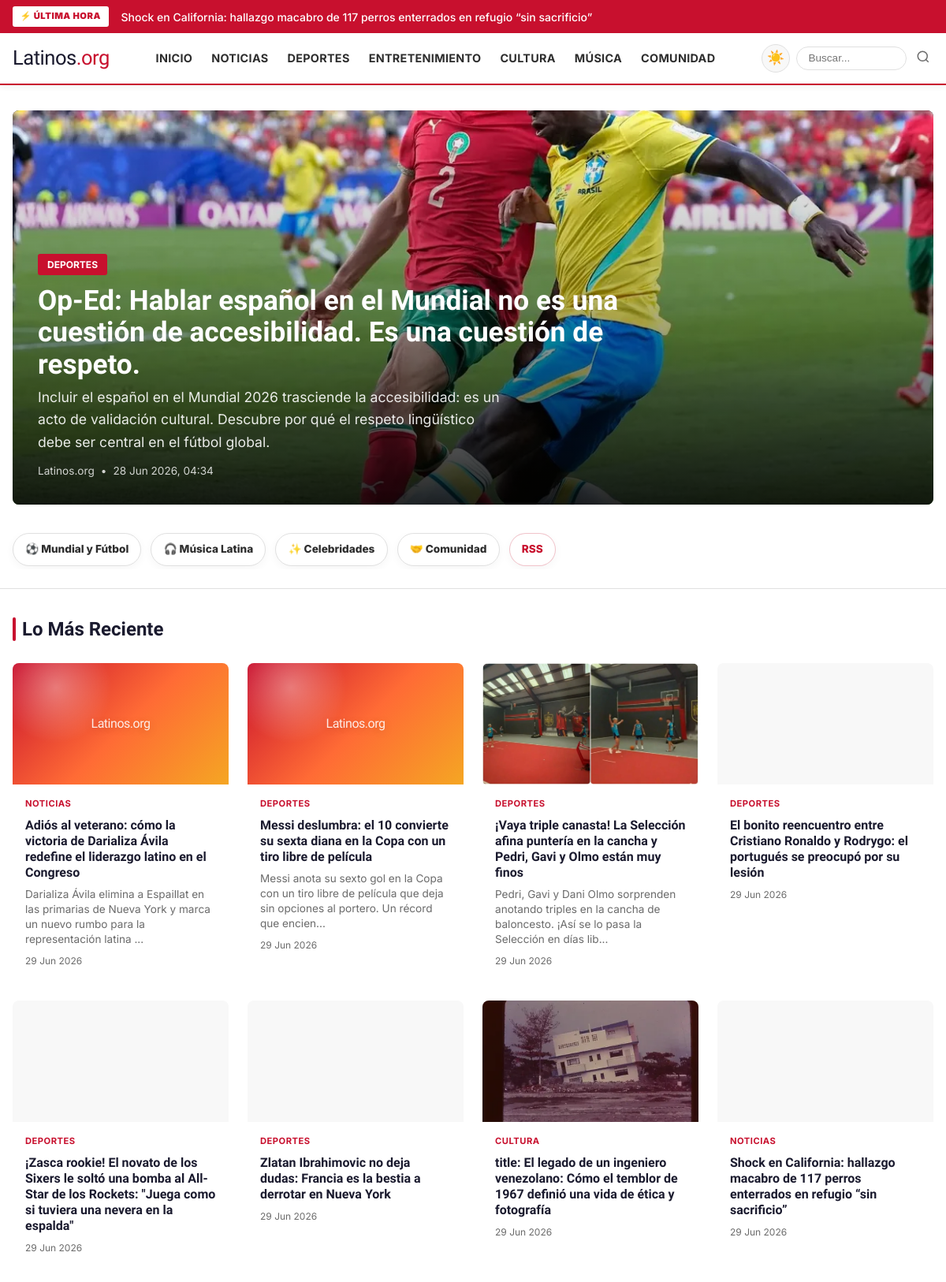
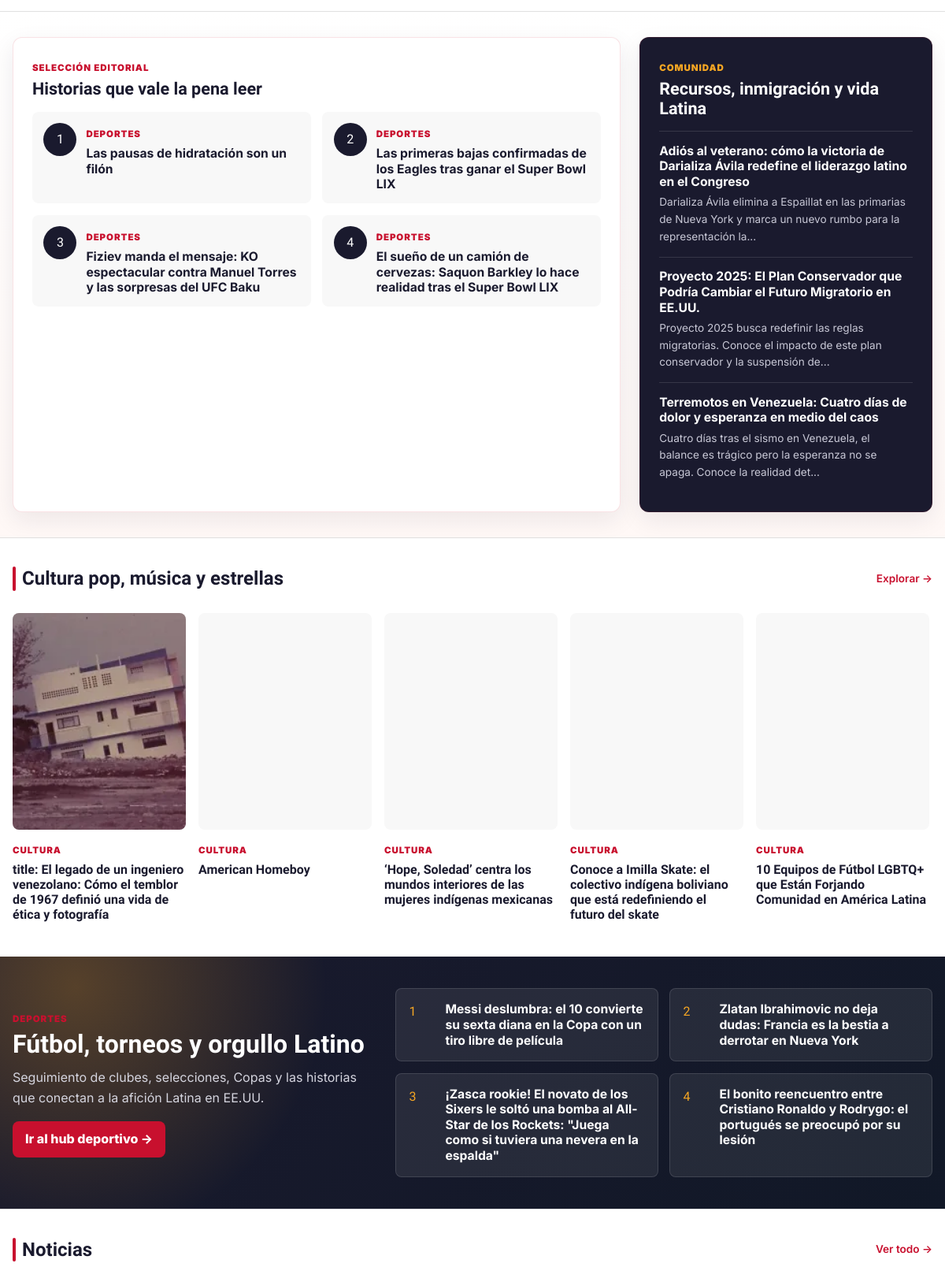
The page / (upper part) on the database its author committed (2 pictures, top to bottom).
### models.py (models this page shows)
class Article(Base):
    __tablename__ = "articles"
    id = Column(Integer, primary_key=True)
    raw_article_id = Column(Integer, ForeignKey("raw_articles.id"), nullable=True)
    category_id = Column(Integer, ForeignKey("categories.id"), nullable=True)
    title = Column(Text, nullable=False)
    slug = Column(String(300), unique=True, nullable=False, index=True)
    body_markdown = Column(Text, nullable=False)
    body_html = Column(Text)
    excerpt = Column(Text)
    title_en = Column(Text)
    body_markdown_en = Column(Text)
    body_html_en = Column(Text)
    excerpt_en = Column(Text)
    meta_description = Column(String(200))
    tags = Column(Text)  # JSON array
    language = Column(String(10), default="es")  # es, en, bilingual
    author_display = Column(String(200), default="Latinos.org")
    source_credit = Column(String(500))  # Attribution to original source
    image_url = Column(Text)  # Relative path: /static/images/articles/xxx.webp
    image_alt = Column(Text)
    image_credit = Column(String(500))
    quality_score = Column(Float, default=0.0)  # 0.0 to 1.0 from LLM QA step
    content_type = Column(String(50), default="news")  # news, opinion, listicle, feature
    status = Column(String(30), default="draft", index=True)
    created_at = Column(DateTime, default=datetime.utcnow)
    approved_at = Column(DateTime)
    published_at = Column(DateTime, index=True)
    scheduled_for = Column(DateTime)
    view_count = Column(Integer, default=0)
    is_breaking = Column(Boolean, default=False)
    is_featured = Column(Boolean, default=False)
    category_rel = relationship("Category", back_populates="articles")
    raw_article_rel = relationship("RawArticle", back_populates="articles")

class Category(Base):
    __tablename__ = "categories"
    id = Column(Integer, primary_key=True)
    slug = Column(String(100), unique=True, nullable=False, index=True)
    name = Column(String(200), nullable=False)
    name_en = Column(String(200))  # English display name
    description = Column(Text)
    display_order = Column(Integer, default=99)
    is_active = Column(Boolean, default=True)
    created_at = Column(DateTime, default=datetime.utcnow)
    articles = relationship("Article", back_populates="category_rel")

### routes.py (the view)
@router.get("/", response_class=HTMLResponse)
async def homepage(request: Request):
    db: Session = next(get_db())
    breaking = db.execute(
        select(Article).options(joinedload(Article.category_rel))
        .where(Article.status == "published")
        .where(Article.is_breaking == True)
        .order_by(desc(Article.published_at))
        .limit(5)
    ).scalars().all()
    hero = db.execute(
        select(Article).options(joinedload(Article.category_rel))
        .where(Article.status == "published")
        .where(Article.is_featured == True)
        .order_by(desc(Article.published_at))
        .limit(1)
    ).scalars().first()
    if not hero:
        hero = db.execute(
            select(Article).options(joinedload(Article.category_rel))
            .where(Article.status == "published")
            .order_by(desc(Article.published_at))
            .limit(1)
        ).scalars().first()
    hero_id = hero.id if hero else -1
    grid_articles = db.execute(
        select(Article).options(joinedload(Article.category_rel))
        .where(Article.status == "published")
        .where(Article.id != hero_id)
        .order_by(desc(Article.published_at))
        .limit(8)
    ).scalars().all()
    categories = db.execute(
        select(Category)
        .where(Category.is_active == True)
        .order_by(Category.display_order)
    ).scalars().all()
    category_sections = []
    for cat in categories:
        articles = db.execute(
            select(Article).options(joinedload(Article.category_rel))
            .where(Article.status == "published")
            .where(Article.category_id == cat.id)
            .order_by(desc(Article.published_at))
            .limit(4)
        ).scalars().all()
        if articles:
            category_sections.append({
                "category": cat,
                "articles": articles,
            })
    trending = db.execute(
        select(Article).options(joinedload(Article.category_rel))
        .where(Article.status == "published")
        .order_by(desc(Article.view_count))
        .limit(5)
    ).scalars().all()
    editors_picks = db.execute(
        select(Article).options(joinedload(Article.category_rel))
        .where(Article.status == "published")
        .where(Article.id != hero_id)
        .order_by(desc(Article.quality_score), desc(Article.published_at))
        .limit(4)
    ).scalars().all()
    sports_hub = db.execute(
        select(Article).options(joinedload(Article.category_rel))
        .join(Category, Article.category_id == Category.id)
        .where(Article.status == "published")
        .where(Category.slug == "deportes")
        .order_by(desc(Article.published_at))
        .limit(4)
    ).scalars().all()
    cultura_musica = db.execute(
        select(Article).options(joinedload(Article.category_rel))
        .join(Category, Article.category_id == Category.id)
        .where(Article.status == "published")
        .where(Category.slug.in_(["cultura", "musica", "entretenimiento"]))
        .order_by(desc(Article.published_at))
        .limit(6)
    ).scalars().all()
    comunidad_spotlight = db.execute(
        select(Article).options(joinedload(Article.category_rel))
        .join(Category, Article.category_id == Category.id)
        .where(Article.status == "published")
        .where(Category.slug.in_(["comunidad", "noticias"]))
        .order_by(desc(Article.published_at))
        .limit(3)
    ).scalars().all()
    return request.app.state.templates.TemplateResponse("index.html", {
        "request": request,
        "breaking": breaking,
        "hero": hero,
        "grid_articles": grid_articles,
        "category_sections": category_sections,
        "trending": trending,
        "editors_picks": editors_picks,
        "sports_hub": sports_hub,
        "cultura_musica": cultura_musica,
        "comunidad_spotlight": comunidad_spotlight,
        "categories": categories,
    })

### templates/index.html (shortened to what this page needs)
{% extends "base.html" %}
{% block content %}
{% if hero %}
<section class="hero-section">
    <div class="container">
        <a href="/articulo/{{ hero.slug }}" class="hero-card">
            <div class="hero-image">
                {% if hero.image_url %}
                    <img src="{{ hero.image_url }}" alt="{{ hero.image_alt or hero.title }}" width="1400" height="600" loading="eager" decoding="async" fetchpriority="high">
                {% else %}
                    <div class="hero-image-placeholder"></div>
                {% endif %}
                <div class="hero-overlay"></div>
            </div>
            <div class="hero-content">
                {% if hero.category_rel %}
                    <span class="hero-category">{{ hero.category_rel.name }}</span>
                {% endif %}
                <h1 class="hero-title">{{ hero.title }}</h1>
                {% if hero.excerpt %}
                    <p class="hero-excerpt">{{ hero.excerpt }}</p>
                {% endif %}
                <div class="hero-meta">
                    <span>{{ hero.author_display }}</span>
                    {% if hero.published_at %}
                        <span>•</span>
                        <span>{{ hero.published_at.strftime('%d %b %Y, %H:%M') }}</span>
                    {% endif %}
                </div>
            </div>
        </a>
    </div>
</section>
{% endif %}
<section class="feature-strip" aria-label="Secciones destacadas">
    <div class="container feature-strip-inner">
        <a href="/categoria/deportes" class="feature-pill">⚽ Mundial y Fútbol</a>
        <a href="/categoria/musica" class="feature-pill">🎧 Música Latina</a>
        <a href="/categoria/entretenimiento" class="feature-pill">✨ Celebridades</a>
        <a href="/categoria/comunidad" class="feature-pill">🤝 Comunidad</a>
        <a href="/feed.xml" class="feature-pill feature-pill-rss">RSS</a>
    </div>
</section>
{% if grid_articles %}
<section class="grid-section">
    <div class="container">
        <div class="grid-header">
            <h2 class="section-title">Lo Más Reciente</h2>
        </div>
        <div class="article-grid">
            {% for a in grid_articles %}
                <a href="/articulo/{{ a.slug }}" class="article-card {% if loop.index == 1 %}article-card-large{% endif %}">
                    <div class="card-image">
                        {% if a.image_url %}
                            <img src="{{ a.image_url }}" alt="{{ a.image_alt or a.title }}" width="640" height="360" loading="lazy" decoding="async">
                        {% else %}
                            <div class="card-image-placeholder"></div>
                        {% endif %}
                    </div>
                    <div class="card-body">
                        {% if a.category_rel %}
                            <span class="card-category">{{ a.category_rel.name }}</span>
                        {% endif %}
                        <h3 class="card-title">{{ a.title }}</h3>
                        {% if a.excerpt and loop.index <= 3 %}
                            <p class="card-excerpt">{{ a.excerpt[:120] }}{% if a.excerpt|length > 120 %}...{% endif %}</p>
                        {% endif %}
                        <div class="card-meta">
                            {% if a.published_at %}
                                <span>{{ a.published_at.strftime('%d %b %Y') }}</span>
                            {% endif %}
                        </div>
                    </div>
                </a>
            {% endfor %}
        </div>
    </div>
</section>
{% endif %}
{% if editors_picks or comunidad_spotlight %}
<section class="frontpage-modules">
    <div class="container frontpage-modules-grid">
        {% if editors_picks %}
        <div class="module-card editors-module">
            <div class="module-eyebrow">Selección editorial</div>
            <h2 class="module-title">Historias que vale la pena leer</h2>
            <div class="editors-list">
                {% for a in editors_picks %}
                <a href="/articulo/{{ a.slug }}" class="editors-item">
                    <span class="editors-rank">{{ loop.index }}</span>
                    <div>
                        {% if a.category_rel %}<span class="mini-category">{{ a.category_rel.name }}</span>{% endif %}
                        <h3>{{ a.title }}</h3>
                    </div>
                </a>
                {% endfor %}
            </div>
        </div>
        {% endif %}
        {% if comunidad_spotlight %}
        <div class="module-card community-module">
            <div class="module-eyebrow">Comunidad</div>
            <h2 class="module-title">Recursos, inmigración y vida Latina</h2>
            {% for a in comunidad_spotlight %}
            <a href="/articulo/{{ a.slug }}" class="community-item">
                <h3>{{ a.title }}</h3>
                {% if a.excerpt %}<p>{{ a.excerpt[:115] }}{% if a.excerpt|length > 115 %}...{% endif %}</p>{% endif %}
            </a>
            {% endfor %}
        </div>
        {% endif %}
    </div>
</section>
{% endif %}
{% if cultura_musica %}
<section class="culture-rail">
    <div class="container">
        <div class="section-header">
            <h2 class="section-title">Cultura pop, música y estrellas</h2>
            <a href="/categoria/entretenimiento" class="see-all">Explorar →</a>
        </div>
        <div class="culture-scroll" aria-label="Cultura, música y entretenimiento">
            {% for a in cultura_musica %}
            <a href="/articulo/{{ a.slug }}" class="culture-card">
                <div class="culture-thumb">
                    {% if a.image_url %}
                    <img src="{{ a.image_url }}" alt="{{ a.image_alt or a.title }}" width="420" height="560" loading="lazy" decoding="async">
                    {% else %}
                    <div class="culture-placeholder">{{ a.category_rel.name if a.category_rel else 'Latinos.org' }}</div>
                    {% endif %}
                </div>
                <span class="mini-category">{{ a.category_rel.name if a.category_rel else 'Cultura' }}</span>
                <h3>{{ a.title }}</h3>
            </a>
            {% endfor %}
        </div>
    </div>
</section>
{% endif %}
{% if sports_hub %}
<section class="sports-hub">
    <div class="container sports-hub-inner">
        <div class="sports-hub-copy">
            <span class="module-eyebrow">Deportes</span>
            <h2>Fútbol, torneos y orgullo Latino</h2>
            <p>Seguimiento de clubes, selecciones, Copas y las historias que conectan a la afición Latina en EE.UU.</p>
            <a href="/categoria/deportes" class="hub-cta">Ir al hub deportivo →</a>
        </div>
        <div class="sports-hub-list">
            {% for a in sports_hub %}
            <a href="/articulo/{{ a.slug }}" class="sports-hub-item">
                <span>{{ loop.index }}</span>
                <h3>{{ a.title }}</h3>
            </a>
            {% endfor %}
        </div>
    </div>
</section>
{% endif %}
{% for section in category_sections %}
<section class="category-section" id="cat-{{ section.category.slug }}">
    <div class="container">
        <div class="section-header">
            <h2 class="section-title">
                <a href="/categoria/{{ section.category.slug }}">{{ section.category.name }}</a>
            </h2>
            <a href="/categoria/{{ section.category.slug }}" class="see-all">Ver todo →</a>
        </div>
    </div>
</section>
{% endfor %}
{% endblock %}

### templates/base.html (shortened to what this page needs)
<!DOCTYPE html>
<html lang="es">
<head>
    <link rel="stylesheet" href="/static/css/style.css">
</head>
<body>
<div class="breaking-bar" id="breakingBar">
    <div class="container breaking-content">
        <span class="breaking-label">⚡ ÚLTIMA HORA</span>
        <div class="breaking-items" id="breakingItems">
            {% if breaking %}
                {% for a in breaking %}
                    <a href="/articulo/{{ a.slug }}" class="breaking-item {% if loop.first %}active{% endif %}">
                        {{ a.title }}
                    </a>
                {% endfor %}
            {% else %}
                <span class="breaking-item active">Bienvenido a Latinos.org — Próximamente</span>
            {% endif %}
        </div>
    </div>
</div>
<header class="site-header">
    <div class="container header-inner">
        <a href="/" class="logo">
            <span class="logo-text">Latinos<span class="logo-accent">.org</span></span>
        </a>
        <nav class="main-nav" id="mainNav">
            <a href="/">Inicio</a>
            <a href="/categoria/noticias">Noticias</a>
            <a href="/categoria/deportes">Deportes</a>
            <a href="/categoria/entretenimiento">Entretenimiento</a>
            <a href="/categoria/cultura">Cultura</a>
            <a href="/categoria/musica">Música</a>
            <a href="/categoria/comunidad">Comunidad</a>
        </nav>
        <div style="display:flex;align-items:center;gap:0.5rem;">
            <button type="button" class="dark-toggle" id="darkToggle" aria-label="Toggle dark mode">
                <span class="icon-sun">☀️</span>
            </button>
            <form action="/buscar" method="get" class="header-search">
                <input type="text" name="q" placeholder="Buscar..." aria-label="Buscar">
                <button type="submit" aria-label="Buscar">
                    <svg width="18" height="18" viewBox="0 0 24 24" fill="none" stroke="currentColor" stroke-width="2">
                        <circle cx="11" cy="11" r="8"/><path d="m21 21-4.35-4.35"/>
                    </svg>
                </button>
            </form>
        </div>
    </div>
</header>
<main class="site-main">
    {% block content %}{% endblock %}
</main>
</body>
</html>

### rows shown on the page
Article: title "Shock en California: hallazgo macabro de 117 perros enterrados en refugio “sin sacrificio”", image_url (picture), category_rel.name "NOTICIAS", published_at "29 Jun 2026"
Article: image_url (picture), title "Op-Ed: Hablar español en el Mundial no es una cuestión de accesibilidad. Es una cuestión de respeto.", excerpt "Incluir el español en el Mundial 2026 trasciende la accesibilidad: es un acto de validación cultural. Descubre por qué el respeto lingüístico debe ser central en el fútbol global.", author_display "Latinos.org", published_at "28 Jun 2026, 04:34"
Category: category_rel.name "DEPORTES"
Article: category_rel.name "NOTICIAS", title "Adiós al veterano: cómo la victoria de Darializa Ávila redefine el liderazgo latino en el Congreso", excerpt "Darializa Ávila elimina a Espaillat en las primarias de Nueva York y marca un nuevo rumbo para la representación latina", published_at "29 Jun 2026", excerpt "Darializa Ávila elimina a Espaillat en las primarias de Nueva York y marca un nuevo rumbo para la representación la"
Article: category_rel.name "DEPORTES", title "Messi deslumbra: el 10 convierte su sexta diana en la Copa con un tiro libre de película", excerpt "Messi anota su sexto gol en la Copa con un tiro libre de película que deja sin opciones al portero. Un récord que encien", published_at "29 Jun 2026"
Article: image_url (picture), category_rel.name "DEPORTES", title "¡Vaya triple canasta! La Selección afina puntería en la cancha y Pedri, Gavi y Olmo están muy finos", excerpt "Pedri, Gavi y Dani Olmo sorprenden anotando triples en la cancha de baloncesto. ¡Así se lo pasa la Selección en días lib", published_at "29 Jun 2026"
Article: image_url (picture), category_rel.name "DEPORTES", title "El bonito reencuentro entre Cristiano Ronaldo y Rodrygo: el portugués se preocupó por su lesión", published_at "29 Jun 2026"
Article: image_url (picture), category_rel.name "DEPORTES", title "¡Zasca rookie! El novato de los Sixers le soltó una bomba al All-Star de los Rockets: \"Juega como si tuviera una nevera en la espalda\"", published_at "29 Jun 2026"
Article: image_url (picture), category_rel.name "DEPORTES", title "Zlatan Ibrahimovic no deja dudas: Francia es la bestia a derrotar en Nueva York", published_at "29 Jun 2026"
Article: image_url (picture), category_rel.name "CULTURA", title "title: El legado de un ingeniero venezolano: Cómo el temblor de 1967 definió una vida de ética y fotografía", published_at "29 Jun 2026", category_rel "CULTURA"
Article: category_rel.name "DEPORTES", title "Las pausas de hidratación son un filón"
Article: category_rel.name "DEPORTES", title "Las primeras bajas confirmadas de los Eagles tras ganar el Super Bowl LIX"
Article: category_rel.name "DEPORTES", title "Fiziev manda el mensaje: KO espectacular contra Manuel Torres y las sorpresas del UFC Baku"
Article: category_rel.name "DEPORTES", title "El sueño de un camión de cervezas: Saquon Barkley lo hace realidad tras el Super Bowl LIX"
Article: title "Proyecto 2025: El Plan Conservador que Podría Cambiar el Futuro Migratorio en EE.UU.", excerpt "Proyecto 2025 busca redefinir las reglas migratorias. Conoce el impacto de este plan conservador y la suspensión de"
Article: title "Terremotos en Venezuela: Cuatro días de dolor y esperanza en medio del caos", excerpt "Cuatro días tras el sismo en Venezuela, el balance es trágico pero la esperanza no se apaga. Conoce la realidad det"
Article: image_url (picture), category_rel "CULTURA", title "American Homeboy"
Article: image_url (picture), category_rel "CULTURA", title "‘Hope, Soledad’ centra los mundos interiores de las mujeres indígenas mexicanas"
Article: image_url (picture), category_rel "CULTURA", title "Conoce a Imilla Skate: el colectivo indígena boliviano que está redefiniendo el futuro del skate"
Article: image_url (picture), category_rel "CULTURA", title "10 Equipos de Fútbol LGBTQ+ que Están Forjando Comunidad en América Latina"
Category: category.name "Noticias"
